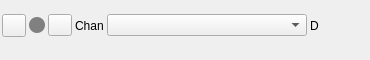
<?xml version="1.0" encoding="UTF-8"?>
<ui version="4.0">
 <class>JogdialControllerGUI</class>
 <widget class="RollupContents" name="JogdialControllerGUI">
  <property name="geometry">
   <rect>
    <x>0</x>
    <y>0</y>
    <width>370</width>
    <height>60</height>
   </rect>
  </property>
  <property name="sizePolicy">
   <sizepolicy hsizetype="Expanding" vsizetype="Fixed">
    <horstretch>0</horstretch>
    <verstretch>0</verstretch>
   </sizepolicy>
  </property>
  <property name="minimumSize">
   <size>
    <width>360</width>
    <height>60</height>
   </size>
  </property>
  <property name="maximumSize">
   <size>
    <width>370</width>
    <height>16777215</height>
   </size>
  </property>
  <property name="font">
   <font>
    <family>Liberation Sans</family>
    <pointsize>9</pointsize>
   </font>
  </property>
  <property name="windowTitle">
   <string>Jogdial Controller</string>
  </property>
  <widget class="QWidget" name="settingsContainer" native="true">
   <property name="geometry">
    <rect>
     <x>0</x>
     <y>0</y>
     <width>360</width>
     <height>51</height>
    </rect>
   </property>
   <property name="sizePolicy">
    <sizepolicy hsizetype="Expanding" vsizetype="Preferred">
     <horstretch>0</horstretch>
     <verstretch>0</verstretch>
    </sizepolicy>
   </property>
   <property name="minimumSize">
    <size>
     <width>360</width>
     <height>0</height>
    </size>
   </property>
   <property name="windowTitle">
    <string>Settings</string>
   </property>
   <layout class="QVBoxLayout" name="verticalLayout">
    <property name="spacing">
     <number>3</number>
    </property>
    <property name="leftMargin">
     <number>2</number>
    </property>
    <property name="topMargin">
     <number>2</number>
    </property>
    <property name="rightMargin">
     <number>2</number>
    </property>
    <property name="bottomMargin">
     <number>2</number>
    </property>
    <item>
     <layout class="QHBoxLayout" name="mainLayout">
      <item>
       <widget class="ButtonSwitch" name="startStop">
        <property name="toolTip">
         <string>start/stop plugin</string>
        </property>
        <property name="text">
         <string/>
        </property>
        <property name="icon">
         <iconset resource="../../../sdrgui/resources/res.qrc">
          <normaloff>:/play.png</normaloff>
          <normalon>:/stop.png</normalon>:/play.png</iconset>
        </property>
       </widget>
      </item>
      <item>
       <widget class="QLabel" name="focusIndicator">
        <property name="sizePolicy">
         <sizepolicy hsizetype="Maximum" vsizetype="Maximum">
          <horstretch>0</horstretch>
          <verstretch>0</verstretch>
         </sizepolicy>
        </property>
        <property name="minimumSize">
         <size>
          <width>16</width>
          <height>16</height>
         </size>
        </property>
        <property name="toolTip">
         <string>Idle</string>
        </property>
        <property name="styleSheet">
         <string notr="true">QLabel { background-color: gray; border-radius: 8px; }</string>
        </property>
        <property name="text">
         <string/>
        </property>
       </widget>
      </item>
      <item>
       <widget class="QPushButton" name="devicesRefresh">
        <property name="maximumSize">
         <size>
          <width>24</width>
          <height>16777215</height>
         </size>
        </property>
        <property name="focusPolicy">
         <enum>Qt::NoFocus</enum>
        </property>
        <property name="toolTip">
         <string>Refresh indexes of available device sets</string>
        </property>
        <property name="text">
         <string/>
        </property>
        <property name="icon">
         <iconset resource="../../../sdrgui/resources/res.qrc">
          <normaloff>:/recycle.png</normaloff>:/recycle.png</iconset>
        </property>
       </widget>
      </item>
      <item>
       <widget class="QLabel" name="channelLabel">
        <property name="text">
         <string>Chan</string>
        </property>
       </widget>
      </item>
      <item>
       <widget class="QComboBox" name="channels">
        <property name="minimumSize">
         <size>
          <width>200</width>
          <height>0</height>
         </size>
        </property>
        <property name="focusPolicy">
         <enum>Qt::NoFocus</enum>
        </property>
        <property name="toolTip">
         <string>Channel to control</string>
        </property>
       </widget>
      </item>
      <item>
       <widget class="QLabel" name="controlLabel">
        <property name="toolTip">
         <string>Device (D) or channel (C) control</string>
        </property>
        <property name="text">
         <string>D</string>
        </property>
       </widget>
      </item>
      <item>
       <spacer name="horizontalSpacer">
        <property name="orientation">
         <enum>Qt::Horizontal</enum>
        </property>
        <property name="sizeHint" stdset="0">
         <size>
          <width>40</width>
          <height>20</height>
         </size>
        </property>
       </spacer>
      </item>
     </layout>
    </item>
   </layout>
  </widget>
 </widget>
 <customwidgets>
  <customwidget>
   <class>ButtonSwitch</class>
   <extends>QToolButton</extends>
   <header>gui/buttonswitch.h</header>
  </customwidget>
  <customwidget>
   <class>RollupContents</class>
   <extends>QWidget</extends>
   <header>gui/rollupcontents.h</header>
   <container>1</container>
  </customwidget>
 </customwidgets>
 <resources>
  <include location="../../../sdrgui/resources/res.qrc"/>
 </resources>
 <connections/>
</ui>
